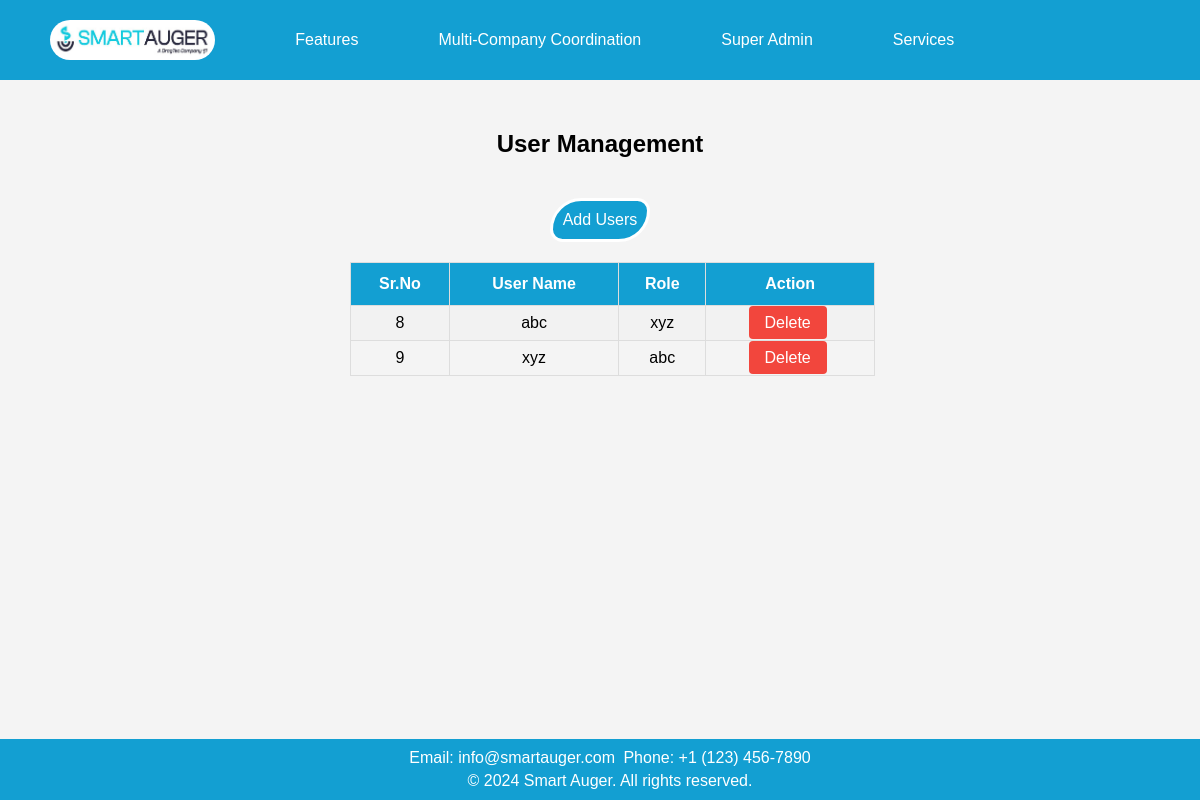
Page /user_management/ on the earlier database version.
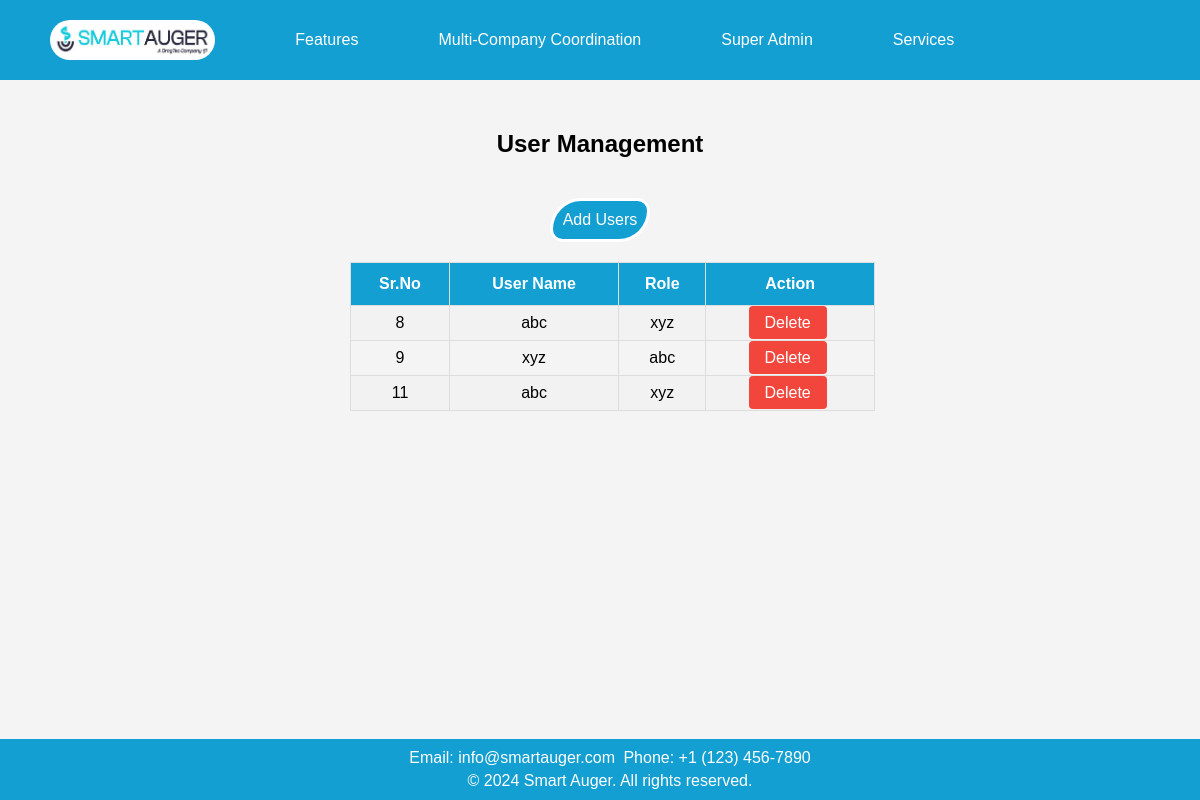
Same page on the later database version.
### app1/models.py (models this page shows, shortened)
class user_management_model(models.Model):
    sr = models.AutoField(primary_key=True,unique=True)
    username = models.CharField(max_length=50)
    role = models.CharField(max_length=50)

### app1/views.py (the view)
# urls.py: path('user_management/',views.user_management,name='user_management'),
def user_management(request):
    data = user_management_model.objects.all()
    return render(request,'app1/user_management.html',{'data':data})

### app1/templates/app1/user_management.html (shortened to what this page needs)
<!DOCTYPE html>
<html lang="en">
<head>
    {% load static %}
</head>
<body>
    <header>
        <nav class="nav">
            <a class="logo" href="#"><img src="{% static 'app1/images/icon.jpg' %}" alt="Logo"></a>
            <div class="dropdown">
                <a href="#">Features</a>
            </div>
            <div class="dropdown">
                <a href="#" class="dropbtn">Multi-Company Coordination</a>
            </div>
            <div class="dropdown">
                <a href="#">Super Admin</a>
            </div>
            <div class="dropdown">
                <a href="#">Services</a>
            </div>
        </nav>
    </header>
    <div class="user">
        <h2 class="heading1">User Management</h2>
        <a class="add" href="{% url 'add_user' %}">Add Users</a>
    </div>
    <div id="table-container">
    <table id="customers">
        <tr>
            <th>Sr.No</th>
            <th>User Name</th>
            <th>Role</th>
            <th>Action</th>
        </tr>
        {% for i in data %}
            <tr>
                <td>{{ i.sr }}</td>
                <td>{{ i.username }}</td>
                <td>{{ i.role }}</td>
                <td>
                    <a href="{% url 'task_delete1' i.pk %}" class="delete-btn">Delete</a>
                </td>
            </tr>
            {% endfor %}
    </table>
</div>
    <footer>
        <p>Email: info@smartauger.com</p>
        <p>Phone: +1 (123) 456-7890</p>
        <div class="footer-bottom">
            <p>&copy; 2024 Smart Auger. All rights reserved.</p>
        </div>
    </footer>
</body>
</html>

Differences in the rows shown:
added user_management_model: sr "11", username "abc", role "xyz"
